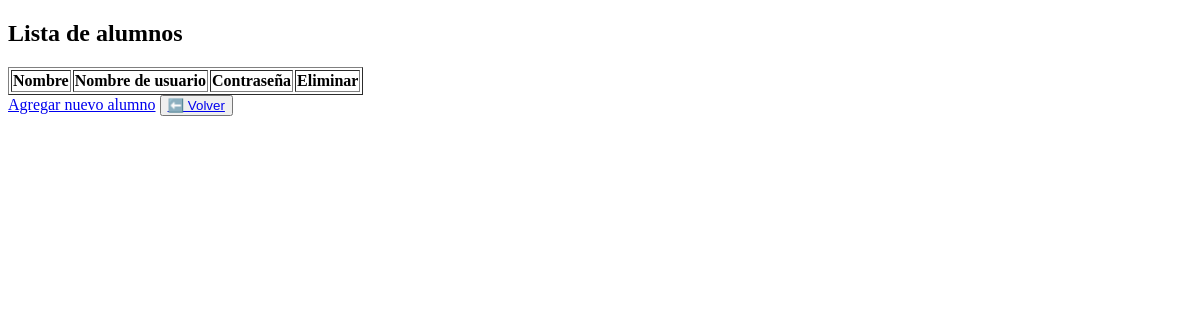
Page /lista_alumnos/ (signed in) on the earlier database version.
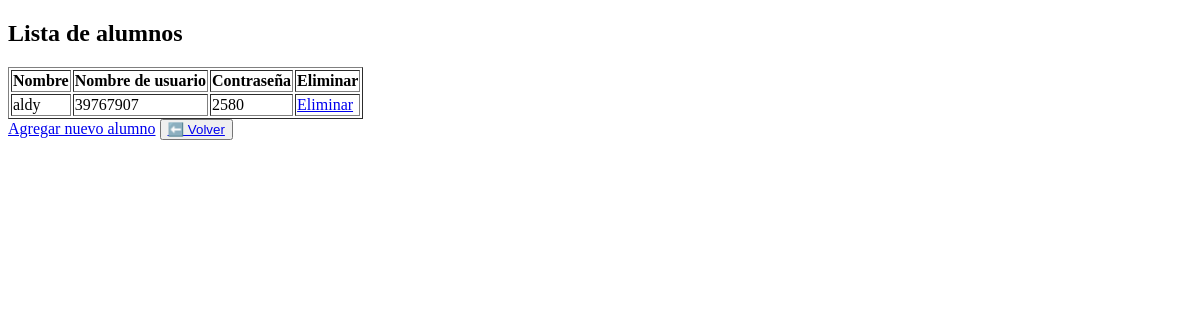
Same page on the later database version.
### senas/models.py (models this page shows, shortened)
class Alumno(models.Model):
    nombre = models.CharField(max_length=100)
    username = models.CharField(max_length=50, unique=True)
    contrasena = models.CharField(max_length=50)  # O mejor usar hash si es sensible

### senas/views.py (the view)
# urls.py: path('lista_alumnos/', views.lista_alumnos, name='lista_alumnos'),
@login_required
def lista_alumnos(request):
    alumnos = Alumno.objects.all()
    return render(request, 'senas/lista_alumnos.html', {'alumnos': alumnos})

### senas/templates/senas/lista_alumnos.html (shortened to what this page needs)
<!DOCTYPE html>
<html lang="es">
<head>
</head>
<body>
    <h2>Lista de alumnos</h2>
    <table border="1">
        <tr>
            <th>Nombre</th>
            <th>Nombre de usuario</th>
            <th>Contraseña</th>
            <th>Eliminar</th>
        </tr>
        {% for alumno in alumnos %}
        <tr>
            <td>{{ alumno.nombre }}</td>
            <td>{{ alumno.username }}</td>
            <td>{{ alumno.contrasena }}</td>
            <td><a href="{% url 'eliminar_alumno' alumno.id %}">Eliminar</a></td>
        </tr>
        {% endfor %}
    </table>
    <a href="{% url 'agregar_alumno' %}">Agregar nuevo alumno</a>
 <button>
    <a href="{% url 'index' %}" class="btn-volver">⬅️ Volver</a>
  </button>
</body>
</html>

Differences in the rows shown:
added Alumno: nombre "aldy", username "39767907", contrasena "2580"
